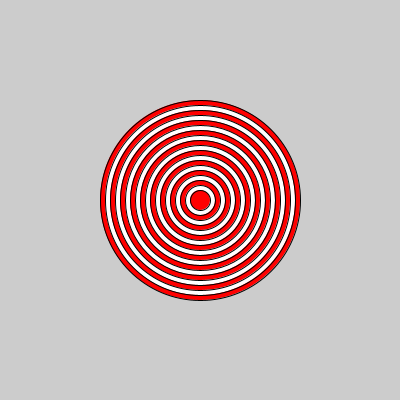
Frame 1 (no input)
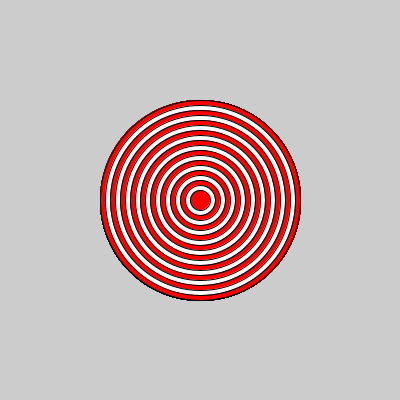
Frame 60 (the mouse pressed at the canvas centre just before this capture)
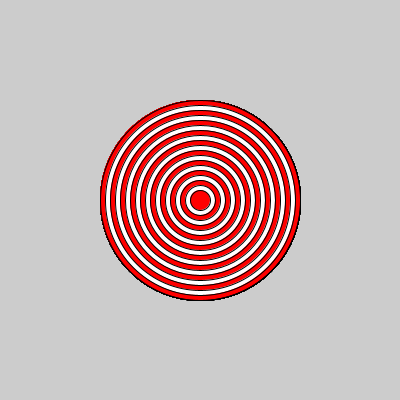
Frame 120 (the mouse held since frame 60 and released just before this capture)

The Processing sketch that drew these frames (run headless with seeded random() and noise(); from frame 60 on, the mouse is pressed at the canvas centre):

// Processing sketch: sketch_180731a
// ── sketch_180731a.pde
void setup(){
  size(400,400);
}
void draw(){
for(int i=200;i>10;i-=10){

 if((i/10)%2==0){
 fill(#FF0000);
 }
  else if((i/10)%2==1){
   fill(#FFFFFF);
 }
  ellipse(200,200,i,i); 
}



}
